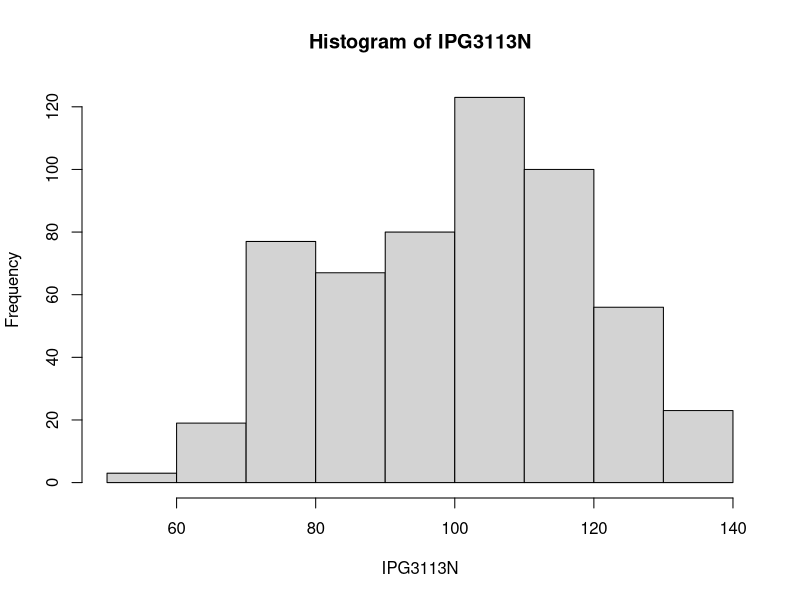
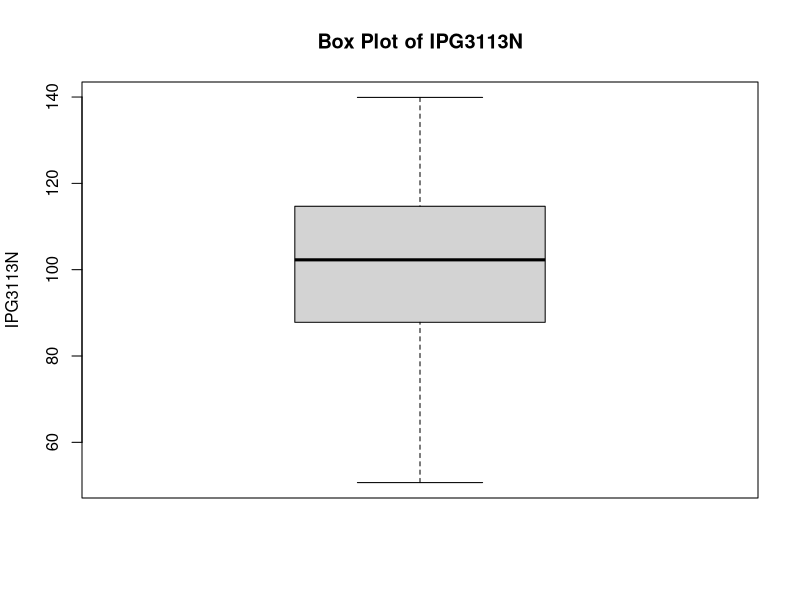
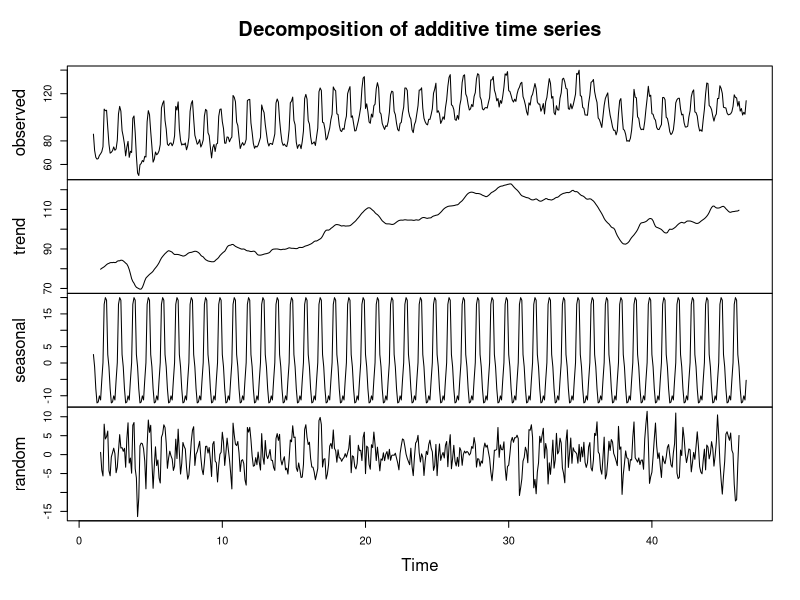
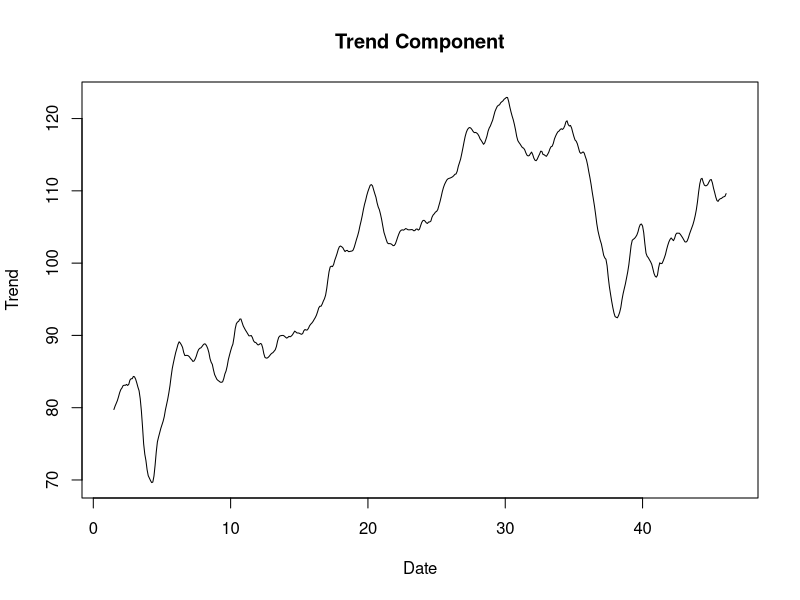
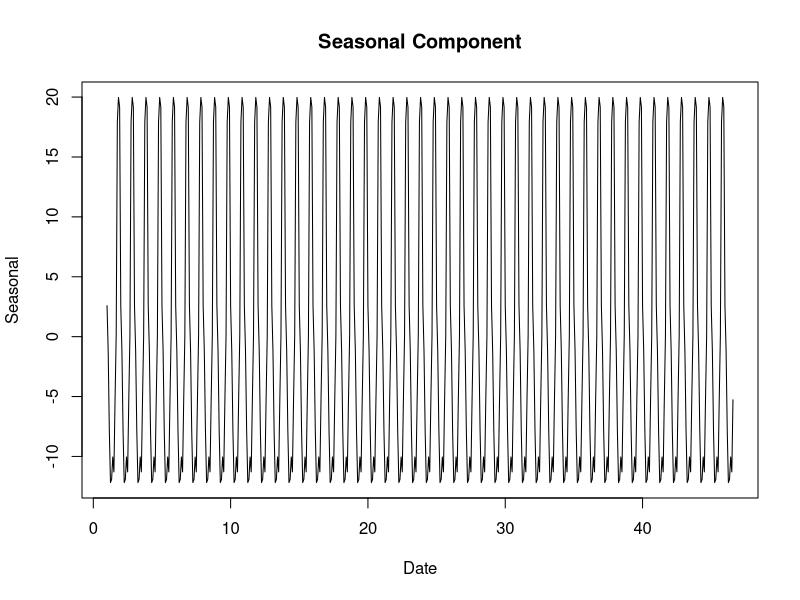
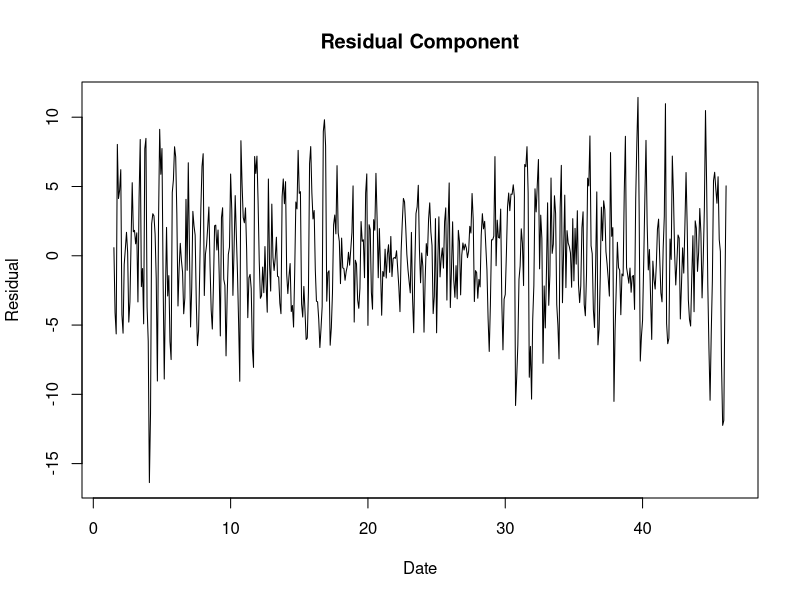
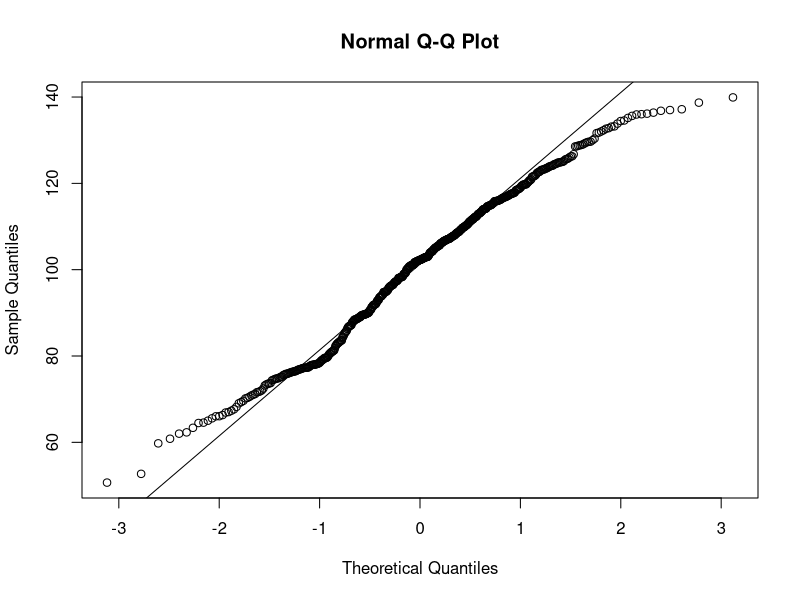
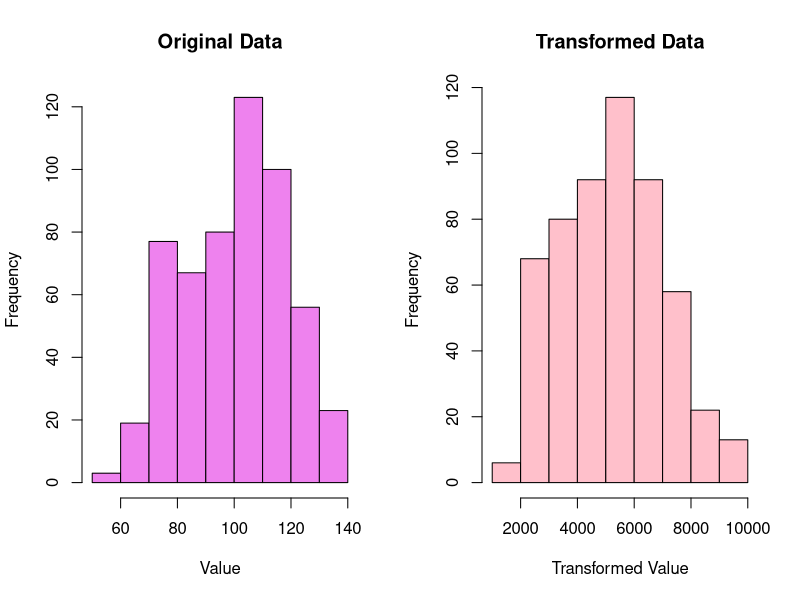

The R script that drew these images, in order: (Note: this script raises an error after producing the figures.)
# ------------------------------ Load necessary libraries ----------------------
library(ggplot2)
library(lubridate)
library(forecast)
library(ggfortify)
library(tseries)
library(e1071)
library(MASS)

# ------------------------- Step 0: Import and Split Data ----------------------
candy_data <- read.csv("candy_production.csv")

ls() # Check my data frame name

str(candy_data) # Check the structure

any(is.na(candy_data)) # Check for missing values

# Convert the date column to the correct format
candy_data$observation_date <- as.Date(candy_data$observation_date, format = "%m/%d/%Y")

# Check for missing values
if (any(is.na(candy_data))) {
  print("There are missing values in your dataset. Please handle them.")
} else {
  # Create a time series object
  candy_ts <- ts(candy_data$IPG3113N, frequency = 12, start = c(1972, 1))
  
  # Plot Time Series
  ggplot(data = NULL, aes(x = time(candy_ts), y = candy_ts)) +
    geom_line() +
    labs(x = "Date", y = "IPG3113N") +
    ggtitle("Time Series Plot of IPG3113N")
  
  # Split the data into training and test sets
  # Use the train to do the model then the end use to compare
  train <- window(candy_ts, start = c(1972, 1), end = c(2008, 12))
  test <- window(candy_ts, start = c(2009, 1), end = c(2017, 12))
}

# ------------------------- Step 1 : Visualize the Time Series -------------------------
summary(candy_data$IPG3113N)

# Examine the distribution 
hist(candy_data$IPG3113N, main = "Histogram of IPG3113N", xlab = "IPG3113N")

# Box plot
boxplot(candy_data$IPG3113N, main = "Box Plot of IPG3113N", ylab = "IPG3113N")

# Perform seasonal decomposition
ts_data <- ts(candy_data$IPG3113N, frequency = 12)  # Assuming monthly data (frequency = 12)
decomposition <- decompose(ts_data)
plot(decomposition) # Plot the decomposition components (trend, seasonal, and remainder)

# Visual Inspection of Trend Component
plot(decomposition$trend, main = "Trend Component", xlab = "Date", ylab = "Trend")

# Visual Inspection of Seasonal Component
plot(decomposition$seasonal, main = "Seasonal Component", xlab = "Date", ylab = "Seasonal")

# Visual Inspection of Residual Component
plot(decomposition$random, main = "Residual Component", xlab = "Date", ylab = "Residual")

# ------------------------- Step 2 : Transformations ---------------------------

# CHECK NEED TO DO TRANFORMATION OR NOT  
# check skewness first
skew <- skewness(candy_data$IPG3113N)
print(skew)
# Output:  -0.149 indicates that the data is slightly left-skewed. 
# (-0.149) suggests that the skewness is relatively small, which means the departure from a perfectly symmetric distribution is not severe

# Q-Q plot closely follow the line of equality--> suggests that the dataset is approximately normally distributed
qqnorm(candy_data$IPG3113N)
qqline(candy_data$IPG3113N)

# Shapiro-Wilk test --> whether a dataset follows a normal distribution
shapiro.test(candy_data$IPG3113N)
# Output: W-statistic is close to 1, which suggests that the data is relatively close to a normal distribution.
# p-value (p < 0.0001) --> does not follow a normal distribution --> need to do transformation


# DO THE TRANSFORMATION 
original_data <- candy_data$IPG3113N

# Find the optimal lambda (λ) for Box-Cox transformation
optimal_lambda <- optimize(function(lambda) -sum(log(abs((original_data^lambda - 1) / lambda))), c(-2, 2))$minimum
cat("Optimal lambda (λ) =", optimal_lambda, "\n")
# Output: Optimal lambda (λ) = 1.99994 

# Transform the data using the optimal lambda
transformed_data <- if (abs(optimal_lambda) > 0.001) {
  (original_data^optimal_lambda - 1) / optimal_lambda
} else {
  log(original_data)
}

# Assign the transformed data back to the dataset
candy_data$Transformed_IPG3113N <- transformed_data

# Plot the original and transformed data
par(mfrow = c(1, 2))  # Create a 1x2 grid for side-by-side plots
hist(original_data, main = "Original Data", xlab = "Value", col = "violet")
hist(transformed_data, main = "Transformed Data", xlab = "Transformed Value", col = "pink")
par(mfrow = c(1, 1))  # Reset plotting parameters

#check again whether ori data or transformed data better
# Perform Augmented Dickey-Fuller (ADF) test on the original data
adf_original <- adf.test(original_data)
cat("Augmented Dickey-Fuller (ADF) Test on Original Data:\n")
cat("ADF Statistic:", adf_original$statistic, "\n")
cat("P-value:", adf_original$p.value, "\n")
cat("Critical Values:", adf_original$critical, "\n")

# Perform Augmented Dickey-Fuller (ADF) test on the transformed data
adf_transformed <- adf.test(transformed_data)
cat("\nAugmented Dickey-Fuller (ADF) Test on Transformed Data:\n")
cat("ADF Statistic:", adf_transformed$statistic, "\n")
cat("P-value:", adf_transformed$p.value, "\n")
cat("Critical Values:", adf_transformed$critical, "\n")

# Result: 
# For the Original Data:
# ADF Statistic: -3.851111
# P-value: 0.01644398
# For the Transformed Data:
# ADF Statistic: -3.986767
# P-value: 0.01             --> better 

print(candy_data)

# ------------------------- Step 3: Check the stationary of series -------------------------
# Examine autocorrelation and partial autocorrelation to identify potential lag values for modeling
acf(candy_data$Transformed_IPG3113N, main = "Autocorrelation Function (ACF)")
pacf(candy_data$Transformed_IPG3113N, main = "Partial Autocorrelation Function (PACF)")

# Statistical Tests using adf --> result < 0.05 means stationary
adf.test(candy_data$Transformed_IPG3113N)

# examine relationships between values at different time points
lag.plot(candy_data$IPG3113N, main = "Lag Plot") # using the original data
lag.plot(candy_data$Transformed_IPG3113N, main = "Lag Plot") # using the transformed 

#Decompose again 
ts_data <- ts(candy_data$Transformed_IPG3113N, frequency = 12)  # Assuming monthly data (frequency = 12)
decomposition <- decompose(ts_data)
plot(decomposition) 

# Analysis for seasonal - - - - - - - - - - - - - - - - - - - - - - - - - 
summary(decomposition$seasonal)

# Plot the autocorrelation function (ACF) of the seasonal component
acf(decomposition$seasonal, main = "ACF of Seasonal Component")

# Plot the partial autocorrelation function (PACF) of the seasonal component
pacf(decomposition$seasonal, main = "PACF of Seasonal Component")

# Analysis for trend - - - - - - - - - - - - -  - - - - - - - - - - - - 
summary(decomposition$trend)

# check got missing value or not
any(is.na(decomposition$trend))
# remove missing value
decomposition$trend <- na.omit(decomposition$trend)

# Plot the autocorrelation function- ACF & PACF of the trend component
acf(decomposition$trend, main = "ACF of Trend Component")
pacf(decomposition$trend, main = "PACF of Trend Component")

# Analysis for Residual - - - - - - - - - - - - -  - - - - - - - - - - - -
summary(decomposition$random)

any(is.na(decomposition$random))
decomposition$random <- na.omit(decomposition$random)

# Plot the autocorrelation function (ACF) of the residual component
acf(decomposition$random, main = "ACF of Residual Component")

# Plot the partial autocorrelation function (PACF) of the residual component
pacf(decomposition$random, main = "PACF of Residual Component")

print(decomposition)

acf(candy_data$Transformed_IPG3113N, main = "Autocorrelation Function (ACF)")
pacf(candy_data$Transformed_IPG3113N, main = "Autocorrelation Function (ACF)")


# ------------------------- Step 4 : Find Optimal Parameters -------------------------
### Additive Holt-winters Method 
Yt <- ts(candy_data, frequency=4) #function “ts” is used to create time series object
Yt

plot(Yt, xlab="Date", ylab="Candy Production")
m<- HoltWinters(Yt, alpha=0.2, beta=0.1, gamma=0.1, seasonal="additive")
m
##### S1-4 = 1-4 quarter

MSE <- m$"SSE"/(NROW(candy_data)-3)
MSE

predict(object=m, n.ahead=3,prediction.interval=T, level=.95) # error???
#Holt-Winters exponential smoothing with trend and additive seasonal component.

### Multiplicative Holt-Winters Method
Yt <- ts(candy_data, frequency=4)
plot(Yt, xlab="Date", ylab="IPG3113N")
m<- HoltWinters(Yt, alpha=0.2, beta=0.1, gamma=0.1, seasonal="mult")
m

predict(object=m, n.ahead=4,prediction.interval=T, level=.95)
#Holt-Winters exponential smoothing with trend and multiplicative seasonal component.

#### ARMA Model
##### ARMA (1,1)
set.seed(1)
xt <- arima.sim(list(order=c(1,0,1), ar=c(0.8), ma=c(-0.9)), n=500)
yt <- xt + 10
layout(matrix(c(1, 1, 2, 3), 2, 2, byrow=TRUE))
plot.ts(yt)
acf(yt, main='Autocorrelations')
pacf(yt, main='Partial Autocorrelations')

#### ARIMA
##### ARIMA(1,1,1)
##### (p,d,q) --> non seasonal part of model
##### (P,D,Q) --> seasonal part of model

# Fit ARIMA Model - - - - - - - - - - - - -  - - - - - - - - - - - -
arima_model <- auto.arima(ts_data)
summary(arima_model)

# Generate forecasts for the next 24 months
forecast_values <- forecast(arima_model, h = 108)
print(forecast_values)

# plot the graph out
plot(forecast_values, main = "ARIMA Forecast", xlab = "Date", ylab = "IPG3113N")

# ------------------------- Step 5 : Diagnostic Checking (Randomness) -------------------------
## Portmanteau Tests
## Interpreting Autocorrelation Chart
candy_data <- ts(candy_data) # The function ts is used to create time-series objects
z <- ts(diff(candy_data, lag=1)) # function diff = Returns suitably lagged and iterated

differences
z2 <- ts(diff(z, lag=1))
ts.plot(y,gpars=list(main="Original Values", xlab="Date", ylab="IPG3113N", lty=1))
acf(candy_data) #acf computes estimates of autocorrelation function
pacf(candy_data) #pacf computes estimates of partial autocorrelation function

ts.plot(z,gpars=list(main= "First Differences", xlab="Date", ylab="IPG3113N", lty=1))
acf(z, main="z")
pacf(z, main="z")

Box.test(z, lag=24) #Box-pierce Q test
Box.test(z, lag=24,type="Ljung") #Ljung-Box test

ts.plot(z2,gpars=list(main= "Second Differences", xlab="Date", ylab="IPG3113N", lty=1))
acf(z2, main="z2")
pacf(z2, main="z2")

Box.test(z2, lag=24)
Box.test(z2, lag=24,type="Ljung")

# ---Step 7 : Consider Alternative Model, Compare and Determine the Best Model ---
# helps to find the most suitable ARIMA model for the data
library(forecast)
fit <- auto.arima(candy_data)
summary(fit)
auto.arima(candy_data, ic="aic", trace=TRUE)

# ----------------- Step 8(a) : Form Equation for the Best Model -----------------
# Assuming you have a data frame df with variables X and Y
model <- lm(Y ~ X, data = df)
summary(model)
Y = a + b1*X1 + b2*X2 + ... + bn*Xn
coefficients <- coef(model)
intercept <- coefficients[1]
slope <- coefficients[2]
equation <- paste("Y =", round(intercept, 2), "+", round(slope, 2), "* X")

# ----------------- Step 8(b) : Estimate the model's coefficients -----------------
arima(candy_data, order=c(0,1,1,),seasonal = list(order=c(0,1,1), period=12))

# Step 8(c) : Test the significance of the coefficients
library(lmtest)
fit <-arima(candy_data,order=c(0,1,1), seasonal=list(order=c(0,1,1),period=12))
coeftest(fit)

# ------------------------- Step 9 : Forecasting -------------------------
## ETS Approach
library(forecast)
fit<-ets(candy_data)
plot(forecast(fit))

## ARIMA Approach
fit<-arima(candy_data,order=c(0,1,1),seasonal=list(order=c(0,1,1),period=12))
plot(forecast(fit,h=12))

# ------------------------- Step 10 : Evaluate Model -------------------------
